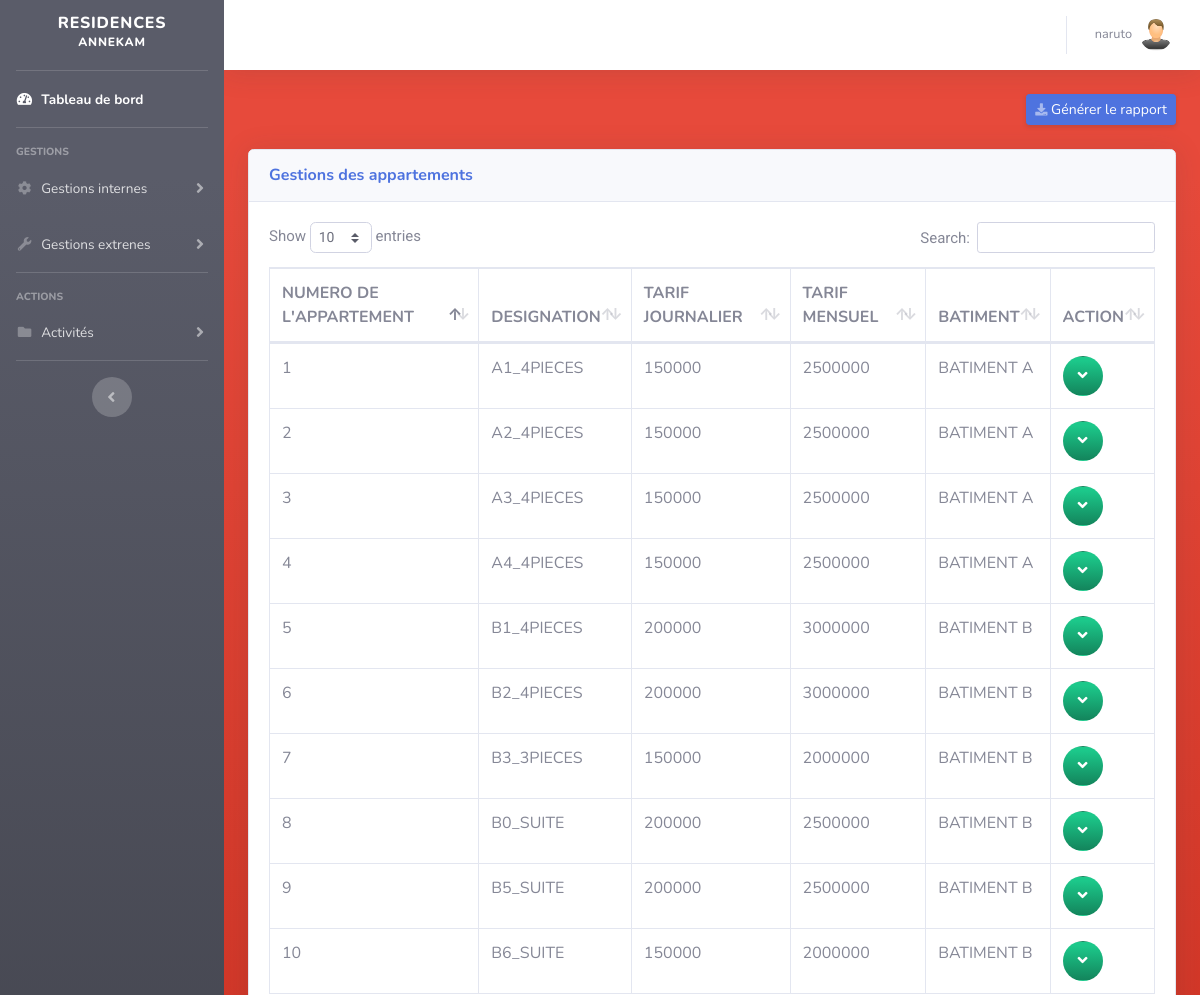
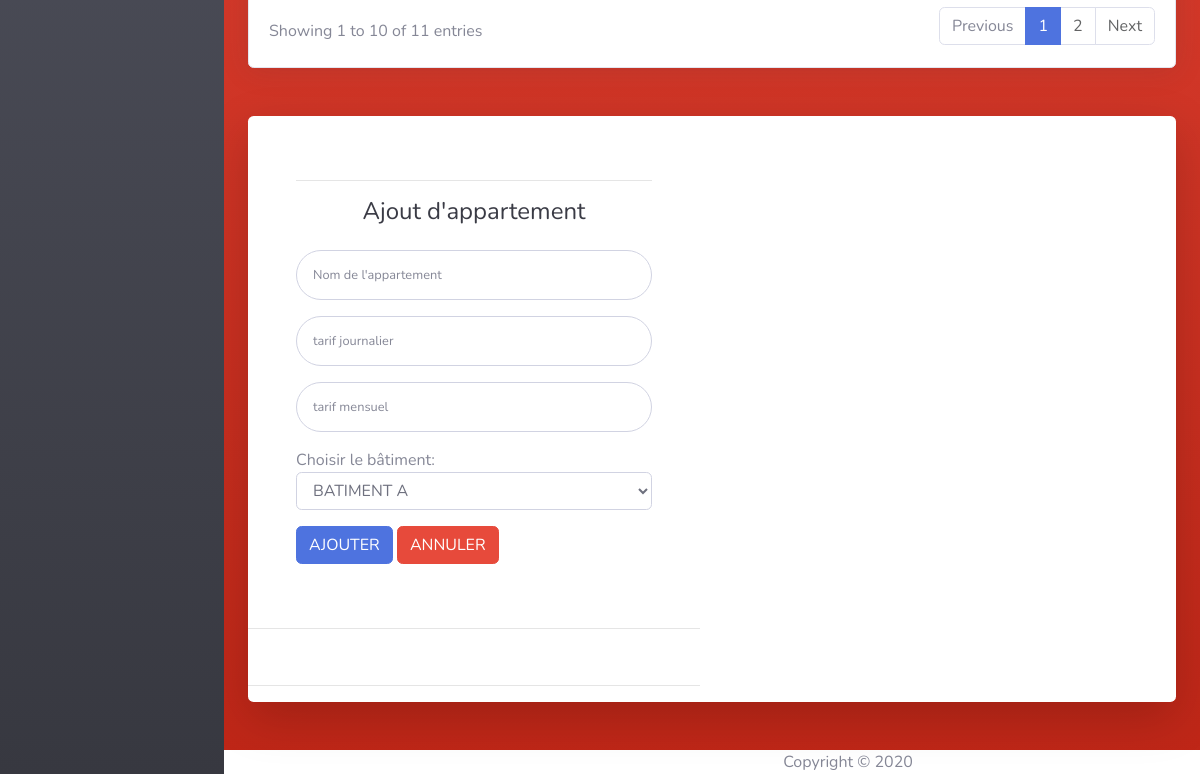
The page /admin/appartment.php (signed in) on the database its author committed (2 pictures, top to bottom).
### tables this page shows
CREATE TABLE IF NOT EXISTS `appartement` (
  `id_appart` int(11) NOT NULL AUTO_INCREMENT,
  `lib_appart` varchar(30) NOT NULL,
  `tar_jour` int(11) NOT NULL,
  `tar_mois` int(11) NOT NULL,
  `id_bat` int(3) NOT NULL,
  PRIMARY KEY (`id_appart`),
  KEY `appartement_ibfk_1` (`id_bat`)
);

CREATE TABLE IF NOT EXISTS `batiment` (
  `id_bat` int(3) NOT NULL AUTO_INCREMENT,
  `lib_bat` varchar(30) NOT NULL,
  PRIMARY KEY (`id_bat`)
);

### Model/Appartment.php (called while the page is built, shortened)
<?php
	class appartment
	{
		public function all_appart()
		{
			require ('confige.php');
			$see = $bdd->query('SELECT SQL_NO_CACHE a.id_appart, a.lib_appart, a.tar_jour, a.tar_mois, b.lib_bat FROM appartement a, batiment b WHERE a.id_bat=b.id_bat');
			return $see;
		}
	}
?>

### admin/appartment.php (the view, shortened to what this page needs)
<?php
  include("../Model/confige.php");
  require "../Model/Appartment.php";
?>
<!DOCTYPE html>
<html lang="en">
<head>
  <link href="../vendor/fontawesome-free/css/all.min.css" rel="stylesheet" type="text/css">
  <link href="../css/sb-admin-2.min.css" rel="stylesheet">
  <link href="../vendor/datatables/dataTables.bootstrap4.min.css" rel="stylesheet">
  <link rel="stylesheet" href="../assets/css/tablestyle.css">
  <link rel="stylesheet" href="../assets/css/style.css">
</head>
<body id="page-top">
  <div id="wrapper">
    <div id="content-wrapper" class="d-flex flex-column bg-gradient-danger">
      <div id="content" >
        <nav class="navbar navbar-expand navbar-light bg-white topbar mb-4 static-top shadow">
          <ul class="navbar-nav ml-auto">
            <li class="nav-item dropdown no-arrow">
              <a class="nav-link dropdown-toggle" href="#" id="userDropdown" role="button" data-toggle="dropdown" aria-haspopup="true" aria-expanded="false">
                <span class="mr-2 d-none d-lg-inline text-gray-600 small"><?php echo $_SESSION['pseudo']?></span>
                <img class="img-profile rounded-circle" src="../assets/images/icons/user.png">
              </a>
            </li>
          </ul>
        </nav>
        <div class="container-fluid">
          <div class="d-sm-flex align-items-center justify-content-between mb-4">
            <button class="d-none d-sm-inline-block btn btn-sm btn-primary shadow-sm" onclick="imprimer('section_to_print');"><i class="fas fa-download fa-sm text-white-50"></i> Générer le rapport</button>
          </div>
          <div class="card shadow mb-4">
            <div class="card-header py-3">
              <h6 class="m-0 font-weight-bold text-primary">Gestions des appartements</h6>
            </div>
            <div class="card-body">
              <div class="table-responsive" id="section_to_print">
                <table class="table table-bordered" id="dataTable" width="100%" cellspacing="0" >
	                <thead>
	                    <tr>
	                      <th>NUMERO DE L'APPARTEMENT</th><th>DESIGNATION</th><th><span>TARIF JOURNALIER</span></th><th><span>TARIF MENSUEL</span><th><span>BATIMENT</span><th><span>ACTION</span></th>
	                    </tr>
	                </thead>
	                <tbody>
	                  <?php
	                  	$see = (new appartment())->all_appart();
                      while($aff = $see->fetch())
                      {
                        echo'<tr>
                        <td>'.$aff[0].'</td><td>'.$aff[1].'</td><td>'.$aff[2].'</td><td>'.$aff[3].'</td><td>'.$aff[4].'</td><td><button type="button" class="collapsible btn btn-circle bg-gradient-success"><font color="white"><i class="fa fa-angle-down"></i></font></button>
                        <div class="content" style="display:none;">
                          <form method="post" action="../Model/delete.php"><input type="text" value="'.$aff[0].'" style="display: none;" name="id"><button class="btn btn-circle bg-gradient-danger" type="submit" name="delap"><font color="white"><i class="fa fa-trash"></i></font></button>
                          </form>
                          <button class="btn btn-circle bg-gradient-info" type="" name=""><a href="edit_appart.php?name='.$aff[1].'&amp;tj='.$aff[2].'&amp;tm='.$aff[3].'&amp;id='.$aff[0].'"><font color="white"><i class="fa fa-edit"></i></font></a></button></td>
                        </div>
                        </tr>';
                      }
	                  ?>
  		<div class="container">
  			<div class="card o-hidden border-0 shadow-lg my-5">
            <div class="row">
                  <div class="col-lg-6">
                      <div class="p-5">
                        <hr/>
                        <div class="text-center">
                          <h1 class="h4 text-gray-900 mb-4">Ajout d'appartement</h1>
                        </div>
                        <form class="user" method="post">
                          <div class="form-group">
                            <input type="text" class="form-control form-control-user" id="" placeholder="Nom de l'appartement"  name="name_appart" required>
                          </div>
                          <div class="form-group">
                            <input type="text" class="form-control form-control-user" id="" placeholder="tarif journalier"  name="t_jr" required>
                          </div>
                          <div class="form-group">
                            <input type="text" class="form-control form-control-user" id="" placeholder="tarif mensuel"  name="t_m" required>
                          </div>
                          <div class="form-group">
                            Choisir le bâtiment:
                            <select class="form-control" id=""  name="b" required>
                            <?php
                            $voir = $bdd->query('SELECT * FROM batiment');
                            while($aff = $voir->fetch())
                            {
                              echo'<option value="'.$aff[0].'">'.$aff[1].'</option>';
                            }
                            ?>
                            </select>
                          </div>
                          <input name="go" type="submit" class="btn btn-primary" value="AJOUTER"/>
                          <button type="reset" name="reset" class="btn btn-danger">ANNULER</button></div>
                          <hr>
                        </form><br>
                        <hr>
                      </div>
             </div>
  			</div>
  		</div>
      <footer class="sticy-footer bg-white">
        <div class="container my-auto">
          <div class="copyright text-center my-auto">
            <span>Copyright &copy; 2020</span>
          </div>
        </div>
      </footer>
</body>
</html>

### assets/css/tablestyle.css (style rules this page uses)
a:link { color: #636465; text-decoration: none; }

### assets/css/style.css (style rules this page uses)
* { margin: 0; padding: 0; box-sizing: border-box; -webkit-box-sizing: border-box; -moz-box-sizing: border-box; -webkit-font-smoothing: antialiased; -moz-font-smoothing: antialiased; -o-font-smoothing: antialiased; font-smoothing: antialiased; text-rendering: optimizeLegibility; }
.copyright { text-align: center; width: 1200px }
option { font-size: 15px font-weight:bold; font-family: "Roboto", Helvetica, Arial, sans-serif; }

### rows shown on the page
appartement: id_appart "1", lib_appart "A1_4PIECES", tar_jour "150000", tar_mois "2500000", id_bat.lib_bat "BATIMENT A"
appartement: id_appart "2", lib_appart "A2_4PIECES", tar_jour "150000", tar_mois "2500000", id_bat.lib_bat "BATIMENT A"
appartement: id_appart "3", lib_appart "A3_4PIECES", tar_jour "150000", tar_mois "2500000", id_bat.lib_bat "BATIMENT A"
appartement: id_appart "4", lib_appart "A4_4PIECES", tar_jour "150000", tar_mois "2500000", id_bat.lib_bat "BATIMENT A"
appartement: id_appart "5", lib_appart "B1_4PIECES", tar_jour "200000", tar_mois "3000000", id_bat.lib_bat "BATIMENT B"
appartement: id_appart "6", lib_appart "B2_4PIECES", tar_jour "200000", tar_mois "3000000", id_bat.lib_bat "BATIMENT B"
appartement: id_appart "7", lib_appart "B3_3PIECES", tar_jour "150000", tar_mois "2000000", id_bat.lib_bat "BATIMENT B"
appartement: id_appart "8", lib_appart "B0_SUITE", tar_jour "200000", tar_mois "2500000", id_bat.lib_bat "BATIMENT B"
appartement: id_appart "9", lib_appart "B5_SUITE", tar_jour "200000", tar_mois "2500000", id_bat.lib_bat "BATIMENT B"
appartement: id_appart "10", lib_appart "B6_SUITE", tar_jour "150000", tar_mois "2000000", id_bat.lib_bat "BATIMENT B"

### other values the page prints
$_SESSION['pseudo'] "naruto"
form field b "BATIMENT A"
